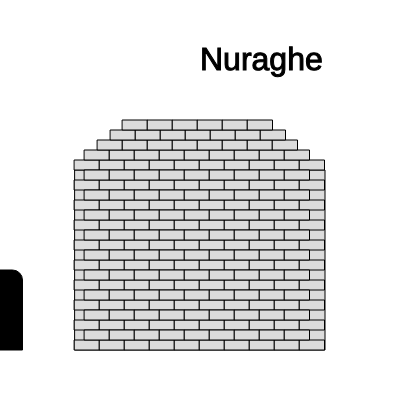
Frame 1 (no input)
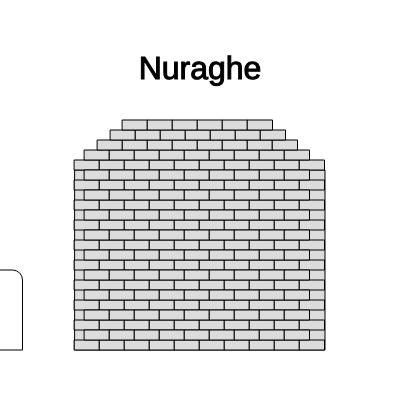
Frame 60 (no input)
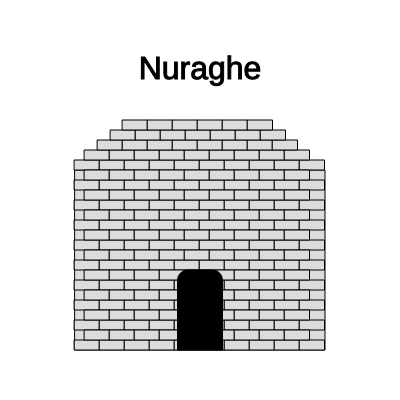
Frame 120 (the mouse pressed at the canvas centre since frame 60)

The p5.js sketch that drew these frames (run headless with seeded random() and noise() and a simulated clock; from frame 60 on, the mouse is pressed at the canvas centre):

// p5.js sketch
// ── sketch.js
let doorColour = 0;

function setup() {
  createCanvas(400, 400);
  rectMode(CENTER)
}

function draw() {
  
  background(256);
  fill(0)
  stroke(1)
  
  textSize(32);
  text('Nuraghe', 200, 70);
  textAlign(CENTER, CENTER);
  
  //structure
  
  fill(220)
  rect(200, 260, 250, 180); 
  
  //row1
  
  for (let l = 0; l < 10; l++)
  {
  for (let i = 0; i < 10; i++)
  {
    rect(87 + i*25 , 345 - l*20 , 25, 10)
  }
  }
  
  //row2
  
  for (let l = 0; l < 10; l++)
  {
  for (let i = 0; i < 9; i++)
  {
    rect(97 + i*25 , 335 - l*20 , 25, 10)
  }
  }
  
 
  for (let i = 0; i < 8; i++)
  {
    rect(110 +i*25, 145, 25, 10)
  }
  
  for (let i = 0; i < 7; i++)
  {
    rect(123 +i*25, 135, 25, 10)
  }
  
  for (let i = 0; i < 6; i++)
  {
    rect(135 +i*25, 125, 25, 10)
  }
  
  //door
  
  fill(doorColour);
  rect(mouseX, 310, 45, 80, 10, 10, 0, 0);
  
  //console.log(mouseX);
  console.log(doorColour);

  if (mouseX < 97 || mouseX > 300){
    noStroke();
    doorColour = 255;
} else {
    doorColour = 0;
}


}
